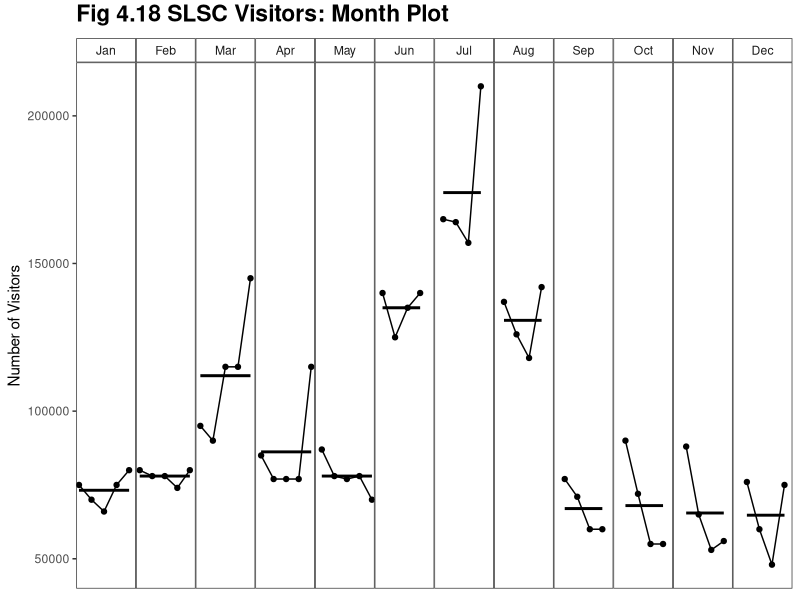
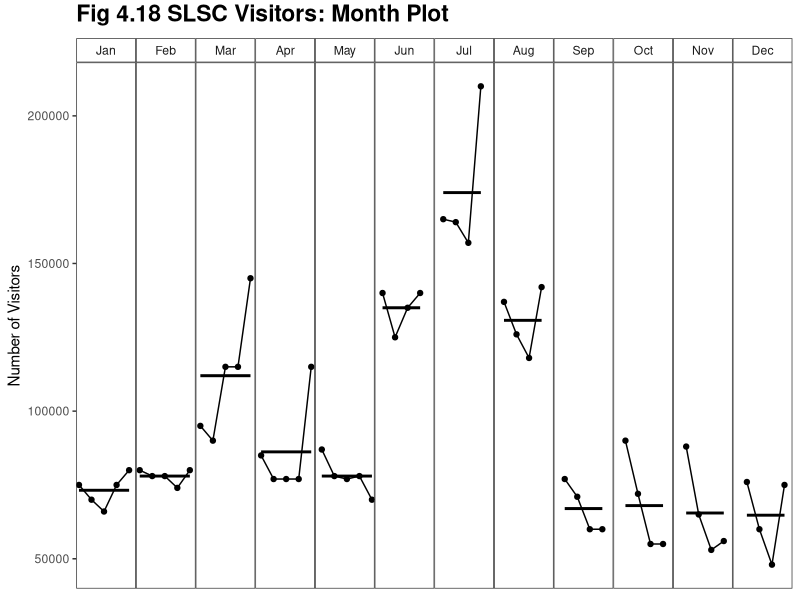

R code for these plots, in order:
## NOTE: THE DATA USED WAS ESTIMATED, WE DID NOT HAVE ACCESS TO THE
##       RAW/ORIGINAL DATA.

library(ggplot2)
library(reshape2)
library(grid)

this_base <- "fig04-18_slsc-visitors-month-plot"

data <- data.frame(
  time = seq(as.Date("1998-01-01"), as.Date("2002-05-01"), by = "month"),
  visitors = c(75, 80, 95, 85, 87, 140, 165, 137, 77, 90, 88, 
               76, 70, 78, 90, 77, 78, 125, 164, 126, 71, 72, 
               65, 60, 66, 78, 115, 77, 77, 135, 157, 118, 60, 
               55, 53, 48, 75, 74, 115, 77, 78, 140, 210, 142, 
               60, 55, 56, 75, 80, 80, 145, 115, 70)*1000)

data$month <- months(data$time, abbreviate = TRUE)
data$month <- factor(data$month, month.abb)
data$year <- as.numeric(format(data$time, format = "%Y")) 

data_long <- melt(data, c("month", "time", "year"))

p <- ggplot(data_long, aes(x = time, y = value)) +
  geom_point(aes(group = year)) +
  geom_line() +
  stat_smooth(method = "lm", formula = y ~ 1, se = FALSE, colour = "black") +
  facet_wrap(~ month, nrow = 1) +
  labs(x = NULL, y = "Number of Visitors") +
  ggtitle("Fig 4.18 SLSC Visitors: Month Plot") +
  theme_bw() +
  theme(panel.grid.major = element_blank(),
        panel.grid.minor = element_blank(),
        panel.margin = unit(0, "lines"),
        plot.title = element_text(size = rel(1.5), face = "bold", vjust = 1.5),
        axis.text.x = element_blank(),
        axis.ticks.x = element_blank(),
        strip.background = element_rect(fill = "white"))

p

ggsave(paste0(this_base, ".png"), p, width = 7, height = 6)

## pedantic: panel borders and position of x axis 
